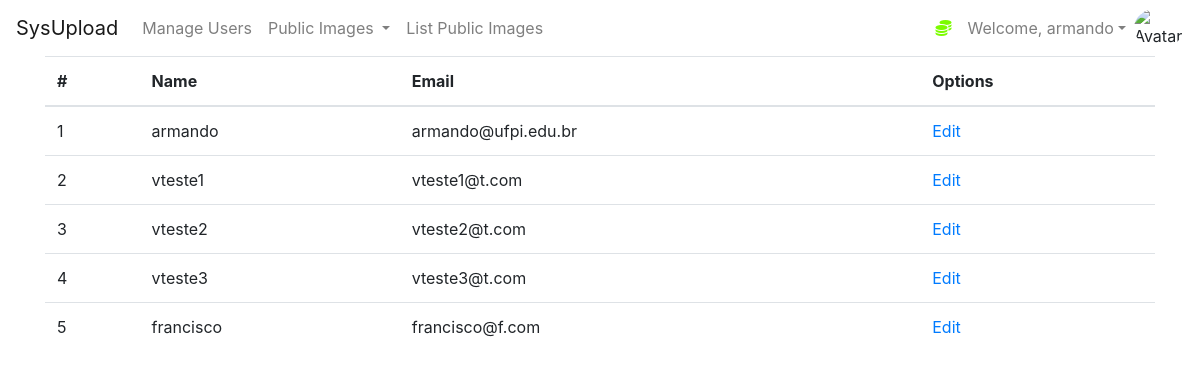
Page /users (signed in) on the earlier database version.
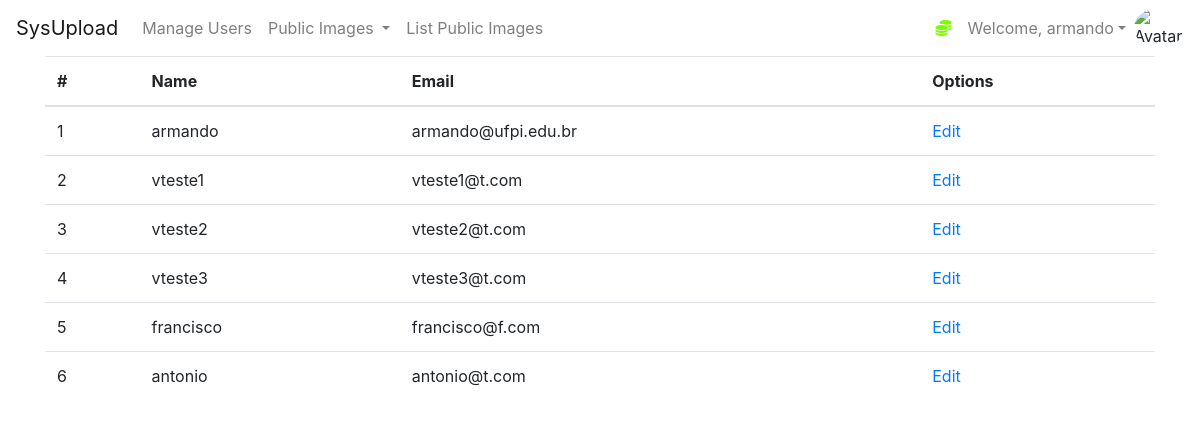
Same page on the later database version.
### myapp/dao.py (models this page shows, shortened)
class User(db.Model, UserMixin):
    id = db.Column(db.Integer(), primary_key=True)
    username = db.Column(db.String(length=30), nullable=False, unique=True)
    email_address = db.Column(db.String(length=50), nullable=False, unique=True)
    password_hash = db.Column(db.String(length=60), nullable=False)
    my_files = db.relationship('File', secondary=user_files, backref='myfiles')
    @property
    def password(self):
        return self.password

### myapp/users.py (the view)
@app.route('/users')
@login_required
def pagination_page():
    page, per_page, offset = get_page_args(page_parameter='page', per_page_parameter='per_page')
    usersCollection = Users()
    users = usersCollection.list_all_users()
    total = len(users)
    pagination_users = get_users(offset=offset, per_page=per_page, users=users)
    pagination = Pagination(page=page, per_page=per_page, total=total, css_framework='bootstrap4')
    return render_template('user/pagination.html', users=pagination_users, page=page, per_page=per_page, pagination=pagination)

### myapp/dao.py (called while the page is built)
@login_manager.user_loader
def load_user(user_id):
    return User.query.get(int(user_id))

    def list_all_users(self):
        return User.query.all()

### myapp/users.py (called while the page is built)
def get_users(offset=0, per_page=10, users=users):
    return users[offset: offset + per_page]

### myapp/templates/user/pagination.html (shortened to what this page needs)
{% extends 'base.html' %}
{% block content %}
    <div class="container">
      <div class="table-responsive">
        <table class="table table-hover">
          <thead>
            <tr>
              <th>#</th>
              <th>Name</th>
              <th>Email</th>
              <th>Options</th>
            </tr>
          </thead>
          <tbody>
            {% for user in users %}
            <tr>
              <td>{{ loop.index + (page - 1) * per_page }}</td>
              <td>{{ user.username }}</td>
              <td>{{ user.email_address}} </td>
              <td><a href="{{ url_for('edit_user', id=user.id) }}">Edit</a></td>
            </tr>
            {% endfor %}
          </tbody>
        </table>
      </div>
    </div>
{% endblock %}

### myapp/templates/base.html (shortened to what this page needs)
<!doctype html>
<html lang="en">
   <head>
      <link rel="stylesheet" href="https://cdn.jsdelivr.net/npm/bootstrap@4.5.3/dist/css/bootstrap.min.css">
   </head>
   <body>
    <nav class="navbar navbar-expand-md navbar-light">
      <a class="navbar-brand" href="{{ url_for('dashboard_page') }} ">SysUpload</a>
      <div class="collapse navbar-collapse" id="navbarNav">
          {% if current_user.is_authenticated %}
            <ul class="navbar-nav mr-auto">
                <li class="nav-item">
                     <a class="nav-link" href="{{ url_for('pagination_page') }}">Manage Users</a>
                </li>
                <li class="nav-item dropdown">
                    <a class="nav-link dropdown-toggle" href="#" id="navbardrop1" data-toggle="dropdown">
                    Public Images
                    </a>
                </li>
                <li class="nav-item">
                    <a class="nav-link" href="{{ url_for('pagination_list_files_page') }}">List Public Images</a>
                </li>
            </ul>
            <ul class="navbar-nav">
                <li class="nav-item">
                    <a class="nav-link" style="color: lawngreen; font-weight: bold">
                        <i class="fas fa-coins"></i>
                    </a>
                </li>
                <li class="nav-item dropdown">
                    <a class="nav-link dropdown-toggle" href="#" id="navbardropprofile" data-toggle="dropdown">Welcome, {{ current_user.username }}</a>
                </li>
                <img src="{{ url_for('static', filename='img/anonymous2.png') }}" class="rounded-circle" style="width: 50px;" alt="Avatar">
            </ul>
          {% endif %}
      </div>
    </nav>
      {% block content %}
      {% endblock %}
   </body>
</html>

Differences in the rows shown:
added User: username "antonio", email_address "antonio@t.com"
